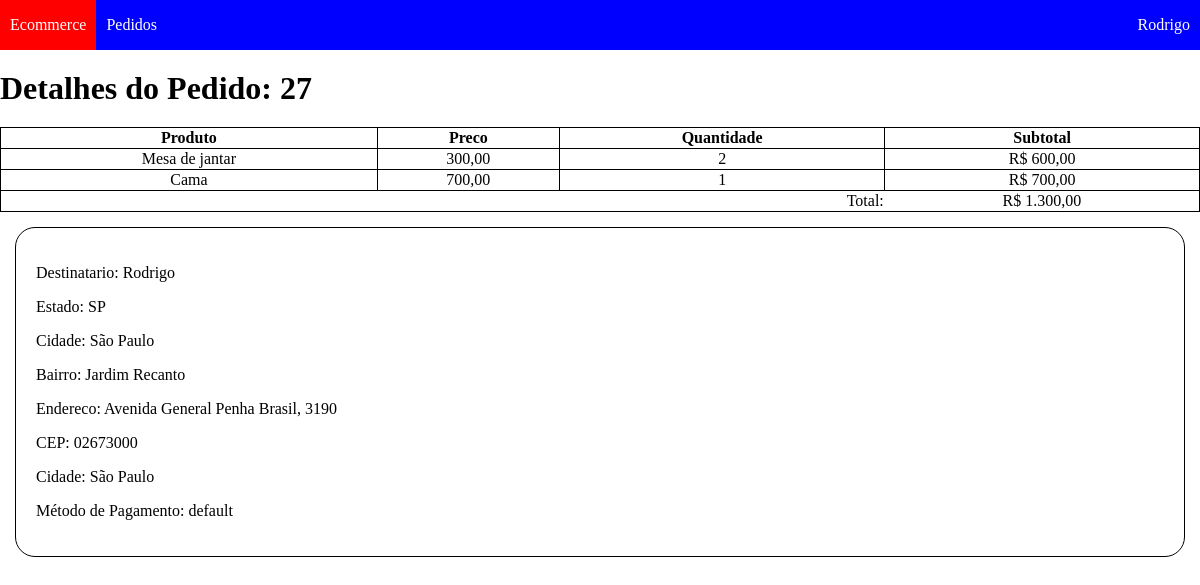
Screenshot of /public/detalhes-pedido.php?pedidoId=27 (signed in) with the database file from the repository.
### tables this page shows
CREATE TABLE `Pedidos` (
  `id` int(11) NOT NULL AUTO_INCREMENT,
  `usuario_id` int(11) NOT NULL,
  `status_pedido` tinyint(4) NOT NULL DEFAULT '0',
  `meio_pagamento` varchar(45) NOT NULL DEFAULT 'default',
  `idPagamento` varchar(45) NOT NULL DEFAULT 'default',
  PRIMARY KEY (`id`),
  KEY `fk_Pedido_Usuarios1_idx` (`usuario_id`),
  CONSTRAINT `fk_Pedido_Usuarios1` FOREIGN KEY (`usuario_id`) REFERENCES `Usuarios` (`id`) ON DELETE NO ACTION ON UPDATE NO ACTION
);

CREATE TABLE `Produtos` (
  `id` int(11) NOT NULL AUTO_INCREMENT,
  `idCategoria` int(11) NOT NULL,
  `nome` varchar(100) DEFAULT NULL,
  `descricao` varchar(200) DEFAULT NULL,
  `preco` decimal(8,2) DEFAULT NULL,
  `estoque` int(11) DEFAULT NULL,
  `imagens` json DEFAULT NULL,
  PRIMARY KEY (`id`),
  KEY `fk_Produtos_Categorias1_idx` (`idCategoria`),
  CONSTRAINT `fk_Produtos_Categorias1` FOREIGN KEY (`idCategoria`) REFERENCES `Categorias` (`id`) ON DELETE NO ACTION ON UPDATE NO ACTION
);

CREATE TABLE `itemPedido` (
  `id` int(11) NOT NULL AUTO_INCREMENT,
  `idPedido` int(11) NOT NULL,
  `idProduto` int(11) NOT NULL,
  `quantidade` int(11) NOT NULL,
  `preco` decimal(8,2) NOT NULL,
  PRIMARY KEY (`id`),
  KEY `fk_itemPedido_Pedido1_idx` (`idPedido`),
  KEY `fk_itemPedido_Produtos1_idx` (`idProduto`),
  CONSTRAINT `fk_itemPedido_Pedido1` FOREIGN KEY (`idPedido`) REFERENCES `Pedidos` (`id`) ON DELETE NO ACTION ON UPDATE NO ACTION,
  CONSTRAINT `fk_itemPedido_Produtos1` FOREIGN KEY (`idProduto`) REFERENCES `Produtos` (`id`) ON DELETE NO ACTION ON UPDATE NO ACTION
);

CREATE TABLE `Usuarios` (
  `id` int(11) NOT NULL AUTO_INCREMENT,
  `nome` varchar(100) DEFAULT NULL,
  `endereco` varchar(100) DEFAULT NULL,
  `email` varchar(200) DEFAULT NULL,
  `bairro` varchar(100) DEFAULT NULL,
  `cidade` varchar(100) DEFAULT NULL,
  `nascimento` date DEFAULT NULL,
  `estado` char(2) DEFAULT NULL,
  `telefone` varchar(45) DEFAULT NULL,
  `cep` char(8) DEFAULT NULL,
  `senha` char(60) DEFAULT NULL,
  PRIMARY KEY (`id`),
  UNIQUE KEY `email_UNIQUE` (`email`)
);

### connection.php (called while the page is built, shortened)
<?php
class Database{
    private static $db="Ecommerce";
    private static $user="admin";
    private static $pass="admin";
    static function connect(){
        try{
            $conn = new PDO("mysql:dbname=".self::$db,self::$user,self::$pass,[
                PDO::MYSQL_ATTR_INIT_COMMAND => "SET NAMES utf8"
            ]);
            return $conn;
        }catch (PDOException $e) {
            echo 'Connection failed: ' . $e->getMessage();
        }
    }
    static function sql($query){
        return self::connect()->prepare($query);
    }
}
?>

### public/detalhes-pedido.php (the view, shortened to what this page needs)
<?php
    $pedidos = Database::sql("SELECT Pedidos.id, Produtos.nome as produto, Produtos.preco,
    Pedidos.meio_pagamento, Pedidos.idPagamento,itemPedido.quantidade, Usuarios.nome as user,
    Usuarios.endereco, Usuarios.estado, Usuarios.cidade, Usuarios.cep, Usuarios.bairro
    FROM Pedidos
        INNER JOIN itemPedido
        ON itemPedido.idPedido = Pedidos.id
        INNER JOIN Produtos
        ON itemPedido.idProduto = Produtos.id
        INNER JOIN Usuarios
        ON Usuarios.id = Pedidos.usuario_id
    WHERE Pedidos.usuario_id = :userId AND Pedidos.id = :pedidoId");
    $pedidos->bindParam(':userId',$_SESSION['userInfo']['id']);
    $pedidos->bindParam('pedidoId',$_GET['pedidoId']);
    $pedidos->execute();
    $total = 0;
?>
<html>
    <?php
        require 'head.php';
    ?>
    <head>
        <link rel="stylesheet" href="css/dash-user.css">
    </head>
    <body>
        <?php require 'header-user.php' ?>
        <h1>Detalhes do Pedido: <?=$_GET['pedidoId']?></h1>
        <table>
            <thead>
                <th>Produto</th>
                <th>Preco</th>
                <th>Quantidade</th>
                <th>Subtotal</th>
            </thead>
            <tbody>
            <?php
                foreach($pedidos as $pedido):
                    $total += $pedido['quantidade'] * $pedido['preco'];
            ?>
            <tr>
                <td><?=$pedido['produto']?></td>
                <td><?=number_format($pedido['preco'],2,',','.')?></td>
                <td><?=$pedido['quantidade']?></td>
                <td>R$ <?=number_format($pedido['quantidade'] * $pedido['preco'],2,',','.')?></td>
            </tr>
            <?php
                endforeach;
                $pedidos->execute();
                $pedidoInfo = $pedidos->fetchObject();
            ?>
            <tr>
                <td colspan="3" style="text-align:right;border:unset">Total:</td>
                <td style="border-left:unset"> R$ <?=number_format($total,2,',','.')?></td>
            </tr>
            </tbody>
        </table>
        <div class="user-info">
          <p>Destinatario: <?=$pedidoInfo->user?></p>
          <p>Estado: <?=$pedidoInfo->estado?></p>
          <p>Cidade: <?=$pedidoInfo->cidade?></p>
          <p>Bairro: <?=$pedidoInfo->bairro?></p>
          <p>Endereco: <?=$pedidoInfo->endereco?></p>
          <p>CEP: <?=$pedidoInfo->cep?></p>
          <p>Cidade: <?=$pedidoInfo->cidade?></p>
          <p> Método de Pagamento: <?=$pedidoInfo->meio_pagamento?></p>
        </div>
    </body>
</html>

### public/css/style.css (style rules this page uses)
body { margin: 0; padding: 0; }
.user-info { margin: 15px; border: 1px solid black; border-radius: 20px; padding: 20px; }

### public/css/dash-user.css (style rules this page uses)
table { width: 90%; margin-left: 5%; margin-top: 20px; }
table,th,tr,td { border:1px solid black; border-collapse: collapse; text-align: center; }

### public/css/vars.css (style rules this page uses)
:root { --main-site-color: purple; --hover-color: yellow; --hover-text-color: black; --text-light: #fff; --text-dark:#000; --dash-admin-primary: #162447; --dash-admin-text-light: #fff; --dash-admin-text-dark: #000; --dash-user-menu-top-bg: blue; --dash-user-hover-text: #fff; --dash-user-hover-bg: red; }

### public/css/dash-top-menu.css (style rules this page uses)
body, ul , li, h1 { margin:0; padding: 0; list-style: none; }

### public/detalhes-pedido.php (style rules this page uses)
table { width: 100%; margin-left: 0; }
h1 { margin-top: 70px; }
table, tr,td,th { border:1px solid black; border-collapse: collapse; text-align:center; }

### rows the page displays
pedidos: produtos.nome "Mesa de jantar", produtos.preco "300,00", itempedido.quantidade "2", itempedido.quantidade "600,00", produtos.nome "Cama", produtos.preco "700,00", itempedido.quantidade "1", itempedido.quantidade "700,00", meio_pagamento "default"
usuarios: nome "Rodrigo", estado "SP", cidade "São Paulo", bairro "Jardim Recanto", endereco "Avenida General Penha Brasil, 3190", cep "02673000"

### other values shown
$_SESSION['userInfo']['nome'] "Rodrigo"
$_GET['pedidoId'] "27"
$total "1.300,00"
